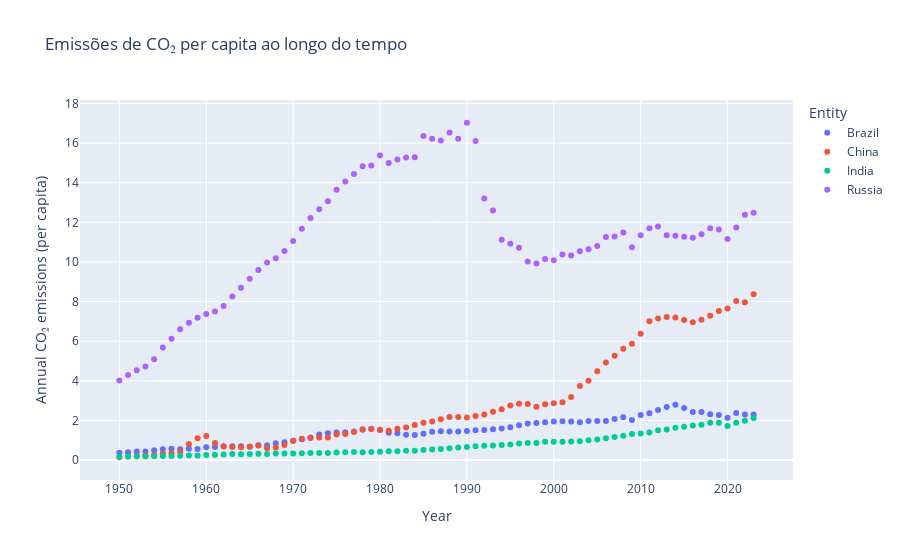

Source (notebook cell):
### Markdown cell above
![Questão 3]({DA8F35DE-7DE8-4896-BFB7-D3778DAA8BE7}.png)

### Code cell
import pandas as pd
import matplotlib.pyplot as plt
import seaborn as sns
import plotly.express as px

# 1. Carregar os dados
df = pd.read_csv('per-capita-co-emissions.csv')

# 2. Selecionar os países de interesse
paises = ['Brazil', 'China', 'Russia', 'India']
df_sel = df[df['Entity'].isin(paises)]

# 3. Gráfico de linha temporal múltipla
plt.figure(figsize=(12,6))
for pais in paises:
    plt.plot(df_sel[df_sel['Entity'] == pais]['Year'],
             df_sel[df_sel['Entity'] == pais]['Annual CO₂ emissions (per capita)'],
             label=pais)
plt.xlabel('Ano')
plt.ylabel('Emissões anuais de CO₂ per capita')
plt.title('Evolução das emissões de CO₂ per capita')
plt.legend()
plt.tight_layout()
plt.show()

# 4. Boxplot comparando as distribuições por país
plt.figure(figsize=(8,6))
sns.boxplot(x='Entity', y='Annual CO₂ emissions (per capita)', data=df_sel)
plt.title('Distribuição das emissões de CO₂ per capita por país')
plt.xlabel('País')
plt.ylabel('Emissões anuais de CO₂ per capita')
plt.tight_layout()
plt.show()

# 5. Gráfico de dispersão interativo (Plotly)
fig = px.scatter(df_sel, x='Year', y='Annual CO₂ emissions (per capita)', color='Entity',
                 title='Emissões de CO₂ per capita ao longo do tempo',
                 hover_data=['Entity', 'Year'])
fig.show()

# 6. Gráfico de área empilhada
df_pivot = df_sel.pivot(index='Year', columns='Entity', values='Annual CO₂ emissions (per capita)')
df_pivot.fillna(0, inplace=True)
df_pivot.plot.area(figsize=(12,6))
plt.title('Emissões de CO₂ per capita - Área empilhada')
plt.xlabel('Ano')
plt.ylabel('Emissões anuais de CO₂ per capita')
plt.legend(title='País')
plt.tight_layout()
plt.show()

# 7. Mapa de cor (choropleth) para um ano específico (ex: 2023)
ano_escolhido = 2023
df_ano = df_sel[df_sel['Year'] == ano_escolhido]
# Ajustar nomes para plotly
df_ano['Entity'] = df_ano['Entity'].replace({'Brazil':'Brazil', 'China':'China', 'Russia':'Russia', 'India':'India'})
fig = px.choropleth(df_ano, locations='Entity', locationmode='country names',
                    color='Annual CO₂ emissions (per capita)',
                    color_continuous_scale='Reds',
                    title=f'Emissões de CO₂ per capita em {ano_escolhido}')
fig.show()

### Figure 1 — Plotly figure (JSON) as saved in the notebook; plotly's stock layout.template omitted (floating-point values rounded to 4 significant figures)
{"data": [{"customdata": [["Brazil"], ["Brazil"], ["Brazil"], ["Brazil"], ["Brazil"], ["Brazil"], ["Brazil"], ["Brazil"], ["Brazil"], ["Brazil"], ["Brazil"], ["Brazil"], ["Brazil"], ["Brazil"], ["Brazil"], ["Brazil"], ["Brazil"], ["Brazil"], ["Brazil"], ["Brazil"], ["Brazil"], ["Brazil"], ["Brazil"], ["Brazil"], ["Brazil"], ["Brazil"], ["Brazil"], ["Brazil"], ["Brazil"], ["Brazil"], ["Brazil"], ["Brazil"], ["Brazil"], ["Brazil"], ["Brazil"], ["Brazil"], ["Brazil"], ["Brazil"], ["Brazil"], ["Brazil"], ["Brazil"], ["Brazil"], ["Brazil"], ["Brazil"], ["Brazil"], ["Brazil"], ["Brazil"], ["Brazil"], ["Brazil"], ["Brazil"], ["Brazil"], ["Brazil"], ["Brazil"], ["Brazil"], ["Brazil"], ["Brazil"], ["Brazil"], ["Brazil"], ["Brazil"], ["Brazil"], ["Brazil"], ["Brazil"], ["Brazil"], ["Brazil"], ["Brazil"], ["Brazil"], ["Brazil"], ["Brazil"], ["Brazil"], ["Brazil"], ["Brazil"], ["Brazil"], ["Brazil"], ["Brazil"]], "hovertemplate": "Entity=%{customdata[0]}<br>Year=%{x}<br>Annual CO₂ emissions (per capita)=%{y}<extra></extra>", "legendgroup": "Brazil", "marker": {"color": "#636efa", "symbol": "circle"}, "mode": "markers", "name": "Brazil", "orientation": "v", "showlegend": true, "type": "scatter", "x": [1950, 1951, 1952, 1953, 1954, 1955, 1956, 1957, 1958, 1959, 1960, 1961, 1962, 1963, 1964, 1965, 1966, 1967, 1968, 1969, 1970, 1971, 1972, 1973, 1974, 1975, 1976, 1977, 1978, 1979, 1980, 1981, 1982, 1983, 1984, 1985, 1986, 1987, 1988, 1989, 1990, 1991, 1992, 1993, 1994, 1995, 1996, 1997, 1998, 1999, 2000, 2001, 2002, 2003, 2004, 2005, 2006, 2007, 2008, 2009, 2010, 2011, 2012, 2013, 2014, 2015, 2016, 2017, 2018, 2019, 2020, 2021, 2022, 2023], "xaxis": "x", "y": [0.3681, 0.3937, 0.4398, 0.4316, 0.4927, 0.5479, 0.5717, 0.5448, 0.5735, 0.5557, 0.6472, 0.6586, 0.6975, 0.7014, 0.6949, 0.6714, 0.7449, 0.7466, 0.851, 0.9037, 0.9802, 1.047, 1.139, 1.287, 1.361, 1.397, 1.403, 1.438, 1.532, 1.586, 1.536, 1.381, 1.351, 1.278, 1.263, 1.329, 1.426, 1.46, 1.444, 1.448, 1.466, 1.512, 1.514, 1.558, 1.595, 1.661, 1.762, 1.842, 1.876, 1.907, 1.955, 1.963, 1.948, 1.908, 1.979, 1.973, 1.976, 2.071, 2.168, 2.029, 2.273, 2.369, 2.531, 2.683, 2.788, 2.625, 2.425, 2.434, 2.321, 2.282, 2.134, 2.377, 2.301, 2.304], "yaxis": "y"}, {"customdata": [["China"], ["China"], ["China"], ["China"], ["China"], ["China"], ["China"], ["China"], ["China"], ["China"], ["China"], ["China"], ["China"], ["China"], ["China"], ["China"], ["China"], ["China"], ["China"], ["China"], ["China"], ["China"], ["China"], ["China"], ["China"], ["China"], ["China"], ["China"], ["China"], ["China"], ["China"], ["China"], ["China"], ["China"], ["China"], ["China"], ["China"], ["China"], ["China"], ["China"], ["China"], ["China"], ["China"], ["China"], ["China"], ["China"], ["China"], ["China"], ["China"], ["China"], ["China"], ["China"], ["China"], ["China"], ["China"], ["China"], ["China"], ["China"], ["China"], ["China"], ["China"], ["China"], ["China"], ["China"], ["China"], ["China"], ["China"], ["China"], ["China"], ["China"], ["China"], ["China"], ["China"], ["China"]], "hovertemplate": "Entity=%{customdata[0]}<br>Year=%{x}<br>Annual CO₂ emissions (per capita)=%{y}<extra></extra>", "legendgroup": "China", "marker": {"color": "#EF553B", "symbol": "circle"}, "mode": "markers", "name": "China", "orientation": "v", "showlegend": true, "type": "scatter", "x": [1950, 1951, 1952, 1953, 1954, 1955, 1956, 1957, 1958, 1959, 1960, 1961, 1962, 1963, 1964, 1965, 1966, 1967, 1968, 1969, 1970, 1971, 1972, 1973, 1974, 1975, 1976, 1977, 1978, 1979, 1980, 1981, 1982, 1983, 1984, 1985, 1986, 1987, 1988, 1989, 1990, 1991, 1992, 1993, 1994, 1995, 1996, 1997, 1998, 1999, 2000, 2001, 2002, 2003, 2004, 2005, 2006, 2007, 2008, 2009, 2010, 2011, 2012, 2013, 2014, 2015, 2016, 2017, 2018, 2019, 2020, 2021, 2022, 2023], "xaxis": "x", "y": [0.1449, 0.1844, 0.2265, 0.2316, 0.2726, 0.3157, 0.35, 0.4058, 0.8143, 1.103, 1.22, 0.8702, 0.6911, 0.6673, 0.6536, 0.6916, 0.7401, 0.6047, 0.6344, 0.7576, 0.9813, 1.077, 1.122, 1.142, 1.142, 1.292, 1.318, 1.421, 1.561, 1.574, 1.52, 1.48, 1.585, 1.646, 1.767, 1.885, 1.953, 2.06, 2.175, 2.173, 2.154, 2.226, 2.305, 2.44, 2.567, 2.755, 2.851, 2.833, 2.69, 2.823, 2.874, 2.916, 3.188, 3.74, 4.007, 4.49, 4.927, 5.267, 5.624, 5.878, 6.378, 7.008, 7.141, 7.22, 7.198, 7.065, 6.953, 7.085, 7.282, 7.526, 7.647, 8.026, 7.964, 8.367], "yaxis": "y"}, {"customdata": [["India"], ["India"], ["India"], ["India"], ["India"], ["India"], ["India"], ["India"], ["India"], ["India"], ["India"], ["India"], ["India"], ["India"], ["India"], ["India"], ["India"], ["India"], ["India"], ["India"], ["India"], ["India"], ["India"], ["India"], ["India"], ["India"], ["India"], ["India"], ["India"], ["India"], ["India"], ["India"], ["India"], ["India"], ["India"], ["India"], ["India"], ["India"], ["India"], ["India"], ["India"], ["India"], ["India"], ["India"], ["India"], ["India"], ["India"], ["India"], ["India"], ["India"], ["India"], ["India"], ["India"], ["India"], ["India"], ["India"], ["India"], ["India"], ["India"], ["India"], ["India"], ["India"], ["India"], ["India"], ["India"], ["India"], ["India"], ["India"], ["India"], ["India"], ["India"], ["India"], ["India"], ["India"]], "hovertemplate": "Entity=%{customdata[0]}<br>Year=%{x}<br>Annual CO₂ emissions (per capita)=%{y}<extra></extra>", "legendgroup": "India", "marker": {"color": "#00cc96", "symbol": "circle"}, "mode": "markers", "name": "India", "orientation": "v", "showlegend": true, "type": "scatter", "x": [1950, 1951, 1952, 1953, 1954, 1955, 1956, 1957, 1958, 1959, 1960, 1961, 1962, 1963, 1964, 1965, 1966, 1967, 1968, 1969, 1970, 1971, 1972, 1973, 1974, 1975, 1976, 1977, 1978, 1979, 1980, 1981, 1982, 1983, 1984, 1985, 1986, 1987, 1988, 1989, 1990, 1991, 1992, 1993, 1994, 1995, 1996, 1997, 1998, 1999, 2000, 2001, 2002, 2003, 2004, 2005, 2006, 2007, 2008, 2009, 2010, 2011, 2012, 2013, 2014, 2015, 2016, 2017, 2018, 2019, 2020, 2021, 2022, 2023], "xaxis": "x", "y": [0.1765, 0.1809, 0.1863, 0.1856, 0.1912, 0.2032, 0.2057, 0.2256, 0.2304, 0.2383, 0.2553, 0.2696, 0.2899, 0.3043, 0.2911, 0.3136, 0.3183, 0.3119, 0.333, 0.3323, 0.3329, 0.344, 0.3559, 0.3584, 0.3615, 0.3831, 0.3911, 0.4041, 0.4013, 0.4117, 0.4244, 0.4476, 0.4517, 0.4776, 0.479, 0.5146, 0.5392, 0.5629, 0.5943, 0.639, 0.6682, 0.6962, 0.7259, 0.7345, 0.7587, 0.7919, 0.8407, 0.8588, 0.8597, 0.9254, 0.9324, 0.9282, 0.9404, 0.9561, 0.9981, 1.035, 1.102, 1.17, 1.233, 1.316, 1.349, 1.399, 1.506, 1.54, 1.637, 1.682, 1.752, 1.785, 1.886, 1.881, 1.726, 1.891, 1.986, 2.129], "yaxis": "y"}, {"customdata": [["Russia"], ["Russia"], ["Russia"], ["Russia"], ["Russia"], ["Russia"], ["Russia"], ["Russia"], ["Russia"], ["Russia"], ["Russia"], ["Russia"], ["Russia"], ["Russia"], ["Russia"], ["Russia"], ["Russia"], ["Russia"], ["Russia"], ["Russia"], ["Russia"], ["Russia"], ["Russia"], ["Russia"], ["Russia"], ["Russia"], ["Russia"], ["Russia"], ["Russia"], ["Russia"], ["Russia"], ["Russia"], ["Russia"], ["Russia"], ["Russia"], ["Russia"], ["Russia"], ["Russia"], ["Russia"], ["Russia"], ["Russia"], ["Russia"], ["Russia"], ["Russia"], ["Russia"], ["Russia"], ["Russia"], ["Russia"], ["Russia"], ["Russia"], ["Russia"], ["Russia"], ["Russia"], ["Russia"], ["Russia"], ["Russia"], ["Russia"], ["Russia"], ["Russia"], ["Russia"], ["Russia"], ["Russia"], ["Russia"], ["Russia"], ["Russia"], ["Russia"], ["Russia"], ["Russia"], ["Russia"], ["Russia"], ["Russia"], ["Russia"], ["Russia"], ["Russia"]], "hovertemplate": "Entity=%{customdata[0]}<br>Year=%{x}<br>Annual CO₂ emissions (per capita)=%{y}<extra></extra>", "legendgroup": "Russia", "marker": {"color": "#ab63fa", "symbol": "circle"}, "mode": "markers", "name": "Russia", "orientation": "v", "showlegend": true, "type": "scatter", "x": [1950, 1951, 1952, 1953, 1954, 1955, 1956, 1957, 1958, 1959, 1960, 1961, 1962, 1963, 1964, 1965, 1966, 1967, 1968, 1969, 1970, 1971, 1972, 1973, 1974, 1975, 1976, 1977, 1978, 1979, 1980, 1981, 1982, 1983, 1984, 1985, 1986, 1987, 1988, 1989, 1990, 1991, 1992, 1993, 1994, 1995, 1996, 1997, 1998, 1999, 2000, 2001, 2002, 2003, 2004, 2005, 2006, 2007, 2008, 2009, 2010, 2011, 2012, 2013, 2014, 2015, 2016, 2017, 2018, 2019, 2020, 2021, 2022, 2023], "xaxis": "x", "y": [4.014, 4.29, 4.53, 4.725, 5.085, 5.677, 6.128, 6.6, 6.932, 7.183, 7.377, 7.503, 7.778, 8.252, 8.694, 9.149, 9.594, 9.969, 10.19, 10.56, 11.05, 11.67, 12.21, 12.66, 13.06, 13.64, 14.07, 14.44, 14.83, 14.87, 15.37, 14.99, 15.18, 15.27, 15.29, 16.36, 16.22, 16.13, 16.54, 16.22, 17.02, 16.1, 13.21, 12.6, 11.12, 10.92, 10.72, 10.03, 9.925, 10.15, 10.08, 10.37, 10.32, 10.54, 10.63, 10.81, 11.26, 11.29, 11.49, 10.74, 11.34, 11.7, 11.79, 11.34, 11.32, 11.28, 11.21, 11.4, 11.69, 11.64, 11.16, 11.74, 12.38, 12.49], "yaxis": "y"}], "layout": {"legend": {"title": {"text": "Entity"}, "tracegroupgap": 0}, "title": {"text": "Emissões de CO₂ per capita ao longo do tempo"}, "xaxis": {"anchor": "y", "domain": [0, 1], "title": {"text": "Year"}}, "yaxis": {"anchor": "x", "domain": [0, 1], "title": {"text": "Annual CO₂ emissions (per capita)"}}}}
